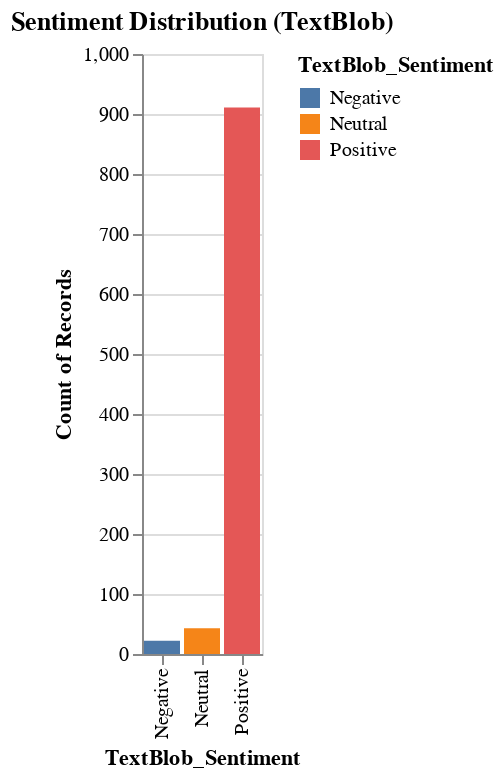

This figure's notebook cell:
### Code cell
# Visualize the sentiment distribution using TextBlob
alt.Chart(df1).mark_bar().encode(
    x='TextBlob_Sentiment:N',
    y='count()',
    color='TextBlob_Sentiment:N'
).properties(
    title="Sentiment Distribution (TextBlob)"
)

### Figure 1 — Vega-Lite specification as saved in the notebook (floating-point values rounded to 4 significant figures; data arrays with more than 128 entries replaced by an {"elided": "..."} marker saying what was removed)
{"config": {"view": {"continuousWidth": 300, "continuousHeight": 300}}, "data": {"name": "data-d8e9a71661fc701ad7c279faf65034de"}, "mark": {"type": "bar"}, "encoding": {"color": {"field": "TextBlob_Sentiment", "type": "nominal"}, "x": {"field": "TextBlob_Sentiment", "type": "nominal"}, "y": {"aggregate": "count", "type": "quantitative"}}, "title": "Sentiment Distribution (TextBlob)", "$schema": "https://vega.github.io/schema/vega-lite/v5.20.1.json", "datasets": {"data-d8e9a71661fc701ad7c279faf65034de": {"elided": "976 records"}}}
